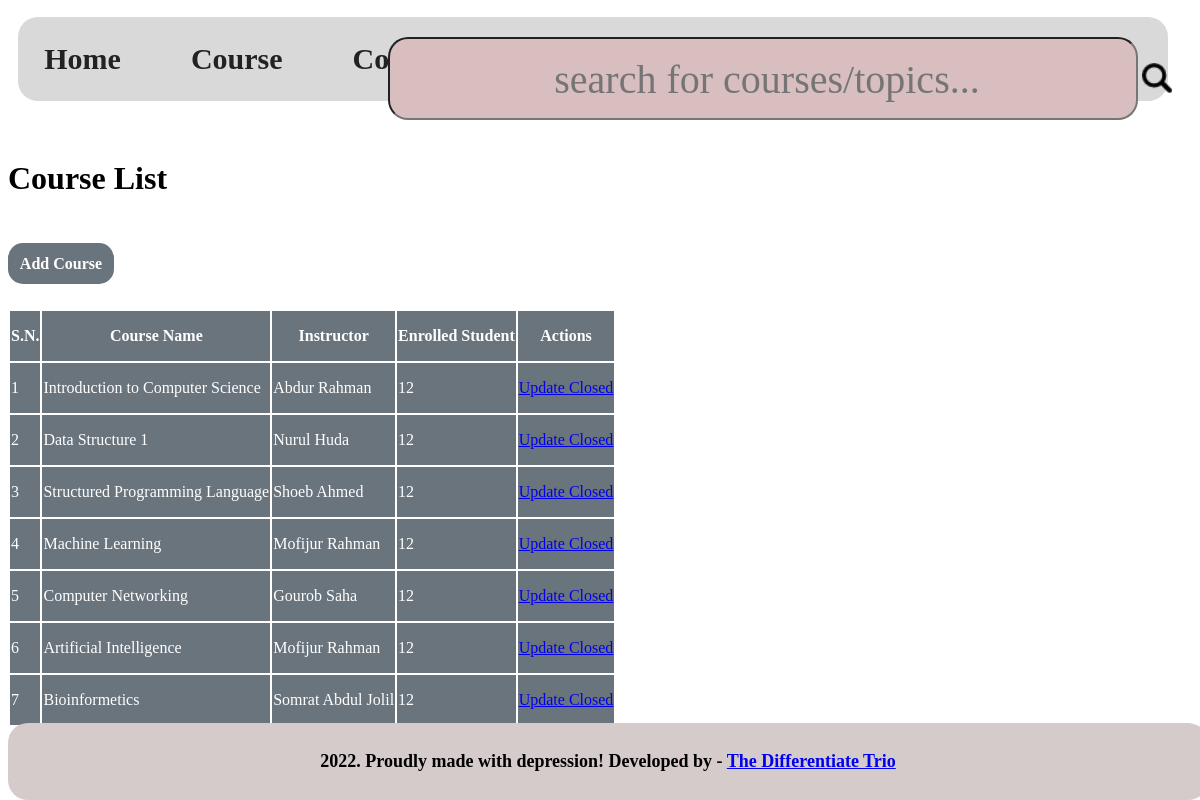
Page /admin/manage-course.php (signed in) on the earlier database version.
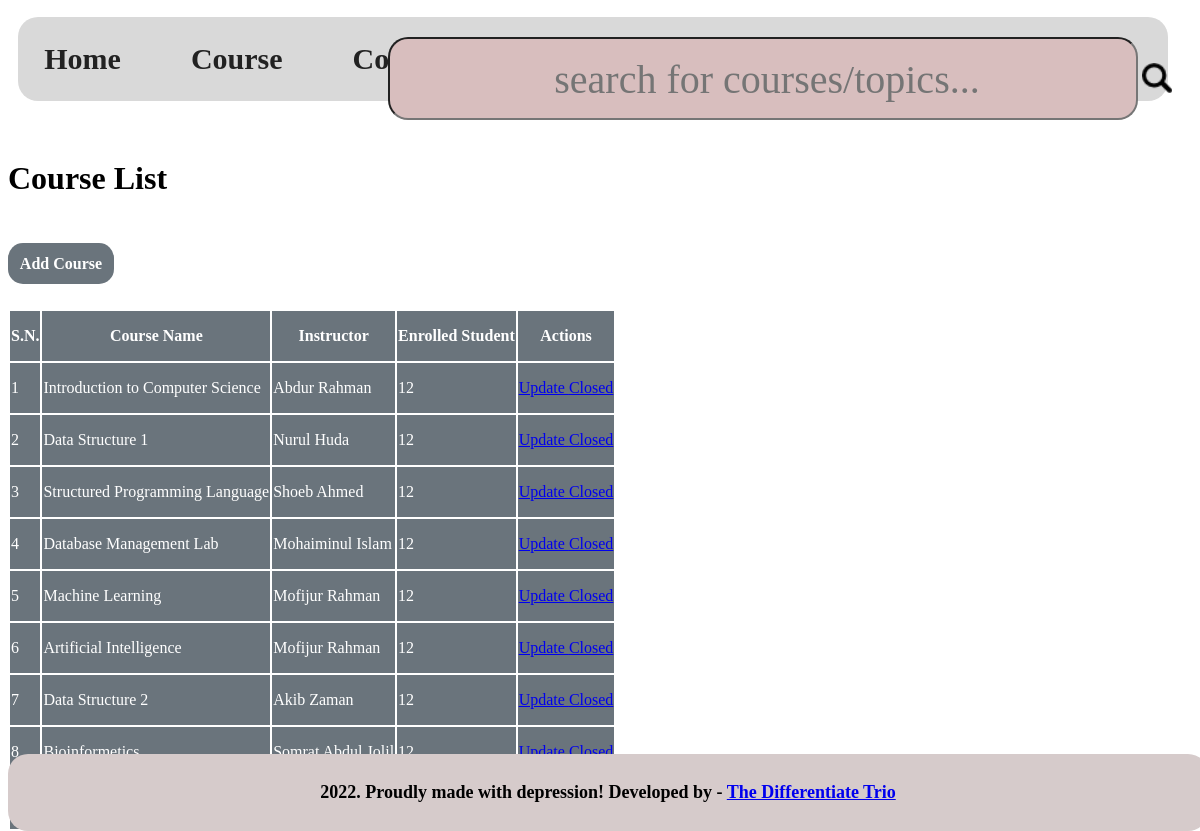
Same page on the later database version.
### tables this page shows
CREATE TABLE `all_courses` (
  `course_name` varchar(40) NOT NULL,
  `instructor` varchar(45) NOT NULL,
  `status` int(11) NOT NULL,
  `course_id` varchar(10) NOT NULL,
  `created_by` varchar(40) DEFAULT NULL,
  `admin_mail` varchar(100) DEFAULT NULL,
  `id` int(11) UNSIGNED NOT NULL
);

### admin/manage-course.php (the view, shortened to what this page needs)
<?php include('partials/menu.php'); ?>
<div class="content">
        <div class="wrapper">
                <h1>Course List</h1>
                <br> <br>
                <a href="add-course.php" class="btn-primary">Add Course</a>
                <br><br><br>
                <table class="table">
                        <tr>
                                <th>S.N.</th>
                                <th>Course Name</th>
                                <th>Instructor</th>
                                <th>Enrolled Student</th>
                                <th>Actions</th>
                        </tr>
                        <?php
                        $sql = "SELECT * FROM all_courses where status=1";
                        $res = mysqli_query($conn, $sql) or die(mysqli_error());
                        if ($res == TRUE) {
                                $count = mysqli_num_rows($res);
                                $serial_number = 1;
                                if ($count > 0) {
                                        while ($rows = mysqli_fetch_assoc($res)) {
                                                $id = $rows['id'];
                                                $name = $rows['course_name'];
                                                $instructor = $rows['instructor'];
                        ?>
                                                <tr>
                                                        <td><?php echo $serial_number++; ?></td>
                                                        <td><?php echo $name; ?></td>
                                                        <td><?php echo $instructor; ?></td>
                                                        <td>12</td>
                                                        <td>
                                                                <a href="#" class="btn-secondary">Update </a>
                                                                <a href="<?php echo SITEURL; ?>admin/closed-course.php?id=<?php echo $id; ?>" class="btn-danger">Closed</a>
                                                        </td>
                                                </tr>
                        <?php
                                        }
                                } else {
                                }
                        }
                        ?>
                </table>
        </div>
</div>
<?php include('partials/footer.php'); ?>

Differences in the rows shown:
removed all_courses: course_name "Computer Networking", instructor "Gourob Saha"
now on this page (row edited): all_courses: course_name "Database Management Lab", instructor "Mohaiminul Islam"
now on this page (row edited): all_courses: course_name "Data Structure 2", instructor "Akib Zaman"
